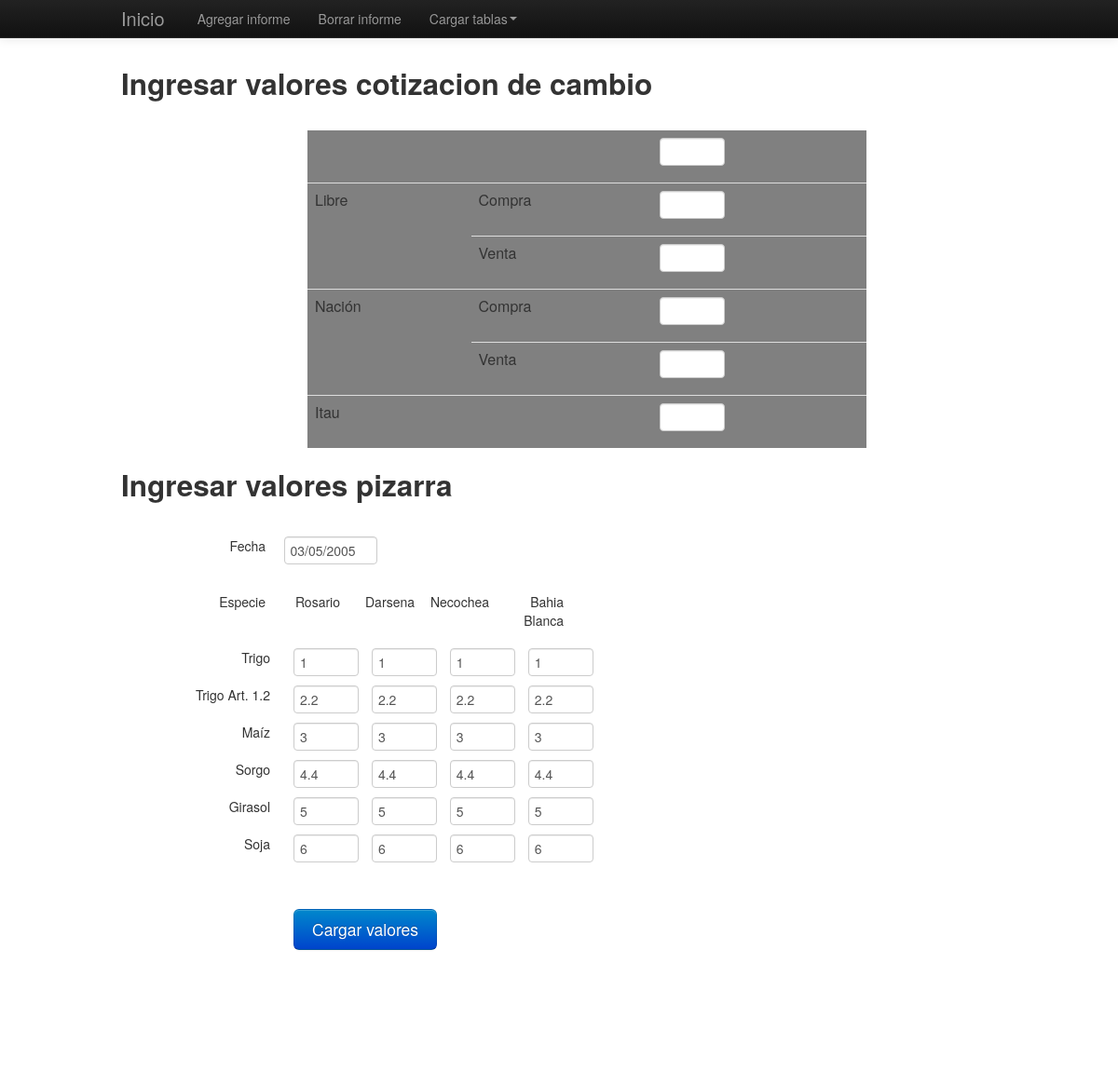
Page /cargacotizaciones.php on the committed database.
### tables this page shows
CREATE TABLE IF NOT EXISTS `pizarra` (
  `id` int(4) NOT NULL AUTO_INCREMENT,
  `especie` varchar(15) NOT NULL,
  `rosario` varchar(10) NOT NULL,
  `darsena` varchar(10) NOT NULL,
  `necochea` varchar(10) NOT NULL,
  `bahia_blanca` varchar(10) NOT NULL,
  `fecha` varchar(20) NOT NULL,
  PRIMARY KEY (`id`)
);

### cargacotizaciones.php (the view, shortened to what this page needs)
<?php
require_once("class/class.php");
$tra=new Trabajo();
?>
<html>
<head>
<link href="css/bootstrap.css" rel="stylesheet" media="screen">
<link href="css/estilos.css" rel="stylesheet" media="screen">
</head>
<body>
						<?php
				echo $tra->menu1();
	$pro=$tra->get_pizarra();
		?>
		<div class="container contenido">
			<h2>Ingresar valores cotizacion de cambio</h2>
			<table class="table table-hover" style="background-color: gray; width: 600px; position: relative; left: 200px;">
      <thead>
        <tr>
          <th></th>
          <th></th>
          <th><input style="width:70px;" type="text" class="input-xlarge" size="20" maxlength="40" name="rosario[]" value=""/>
          </th>
        </tr>
      </thead>
      <tbody>
        <tr>
          <td rowspan="2">Libre</td>
          <td>Compra</td>
          <td><input style="width:70px;" type="text" class="input-xlarge" size="20" maxlength="40" name="rosario[]" value=""/>
          </td>
        </tr>
        <tr>
          <td>Venta</td>
          <td><input style="width:70px;" type="text" class="input-xlarge" size="20" maxlength="40" name="rosario[]" value=""/>
          </td>
        </tr>
        <tr>
          <td rowspan="2">Nación</td>
          <td >Compra</td>
         <td ><input style="width:70px;" type="text" class="input-xlarge" size="20" maxlength="40" name="rosario[]" value=""/>
          </td>
        <tr>
          <td >Venta</td>
          <td ><input style="width:70px;" type="text" class="input-xlarge" size="20" maxlength="40" name="rosario[]" value=""/>
          </td>
        </tr>
        <tr>
          <td>Itau</td>
          <td ></td>
          <td ><input style="width:70px;" type="text" class="input-xlarge" size="20" maxlength="40" name="rosario[]" value=""/>
          </td>
        </tr>
      </tbody>
    </table>
			<h2>Ingresar valores pizarra</h2>
			<form name="form" class="form-horizontal" method="POST" action="">
				<label style="width:80px;position:relative; left:75px;" name="fecha" class="control-label">Fecha</label>
				<input style="width:100px;" type="text" class="input-xlarge" size="" maxlength="" name="fecha" value="<?php echo $pro[0]['fecha'];?>"/></br></br>
				<label style="width:80px;position:relative; left:75px;" name="" class="control-label">Especie</label>
				<label style="width:80px;position:relative; left:75px;" name="" class="control-label">Rosario</label>
				<label style="width:80px;position:relative; left:75px;" name="" class="control-label">Darsena</label>
				<label style="width:80px;position:relative; left:75px;" name="" class="control-label">Necochea</label>
				<label style="width:80px;position:relative; left:75px;" name="" class="control-label">Bahia Blanca</label></br></br></br>
				<?php
				for ($i=0;$i<6;$i++) { ?>
				<div class="control-group">
					<?php if ($i==0)  {   ?>
					<label name="trigo" class="control-label">Trigo</label>
					<?php }
					if ($i==1)  {   ?>
					<label name="trigo1.2" class="control-label">Trigo Art. 1.2</label>
					<?php }
					if ($i==2)  {   ?>
					<label name="maiz" class="control-label">Maíz</label>
					<?php }
					if ($i==3)  {   ?>
					<label name="sorgo" class="control-label">Sorgo</label>
					<?php }
					if ($i==4)  {   ?>
					<label name="girasol" class="control-label">Girasol</label>
					<?php }
					if ($i==5)  {   ?>
					<label name="soja" class="control-label">Soja</label>
					<?php }    ?>
					<div class="controls">
						<input style="width:70px;" type="text" class="input-xlarge" size="20" maxlength="40" name="rosario[]" value="<?php echo $pro[$i]['rosario'];?>"/>
						<input style="width:70px;" type="text" class="input-xlarge" size="20" maxlength="40" name="darsena[]" value="<?php echo $pro[$i]['darsena'];?>"/>
						<input style="width:70px;" type="text" class="input-xlarge" size="20" maxlength="40" name="necochea[]" value="<?php echo $pro[$i]['necochea'];?>"/>
						<input style="width:70px;" type="text" class="input-xlarge" size="20" maxlength="40" name="bahia_blanca[]" value="<?php echo $pro[$i]['bahia_blanca'];?>"/>
					</div>
					<?php } ?>
				<div class="control-group">
					<div class="controls">
						<input style="" type="submit" class="btn btn-large btn-primary" value="Cargar valores" title="cargar valores" name="boton" />
					</div>
				</div>
						</div>
			</form>
</body>
</html>

### css/estilos.css (style rules this page uses)
.contenido { margin-top: 60px; }
input[type="text"], input[type="password"] { height: 30px; }
h2 { margin-bottom: 30px; }

### rows in the picture
pizarra: fecha "03/05/2005", shows "Trigo", rosario "1", darsena "1", necochea "1", bahia_blanca "1"
pizarra: shows "Trigo Art. 1.2", rosario "2.2", darsena "2.2", necochea "2.2", bahia_blanca "2.2"
pizarra: shows "Maíz", rosario "3", darsena "3", necochea "3", bahia_blanca "3"
pizarra: shows "Sorgo", rosario "4.4", darsena "4.4", necochea "4.4", bahia_blanca "4.4"
pizarra: shows "Girasol", rosario "5", darsena "5", necochea "5", bahia_blanca "5"
pizarra: shows "Soja", rosario "6", darsena "6", necochea "6", bahia_blanca "6"
